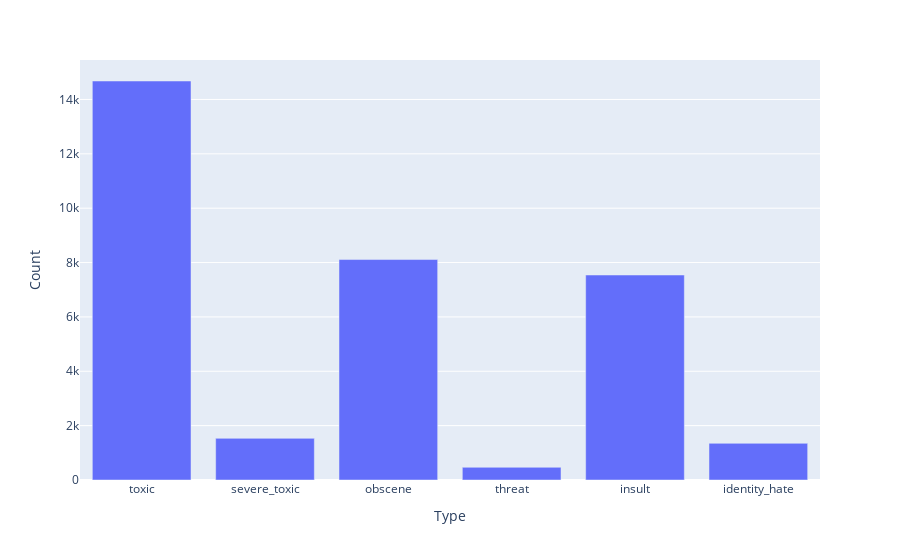

Source (notebook cell):
### Code cell
#now we are depecting the number of mesages which are of each type using bar graph
bar_c = pd.DataFrame(train_df[lable_cols].sum()).reset_index()
bar_c.columns = ['Type','Count']
fig = pe.bar(bar_c, x='Type', y='Count')
fig.show()

### Figure 1 — Plotly figure (JSON) as saved in the notebook; plotly's stock layout.template omitted (floating-point values rounded to 4 significant figures)
{"data": [{"alignmentgroup": "True", "hovertemplate": "Type=%{x}<br>Count=%{y}<extra></extra>", "legendgroup": "", "marker": {"color": "#636efa"}, "name": "", "offsetgroup": "", "orientation": "v", "showlegend": false, "textposition": "auto", "type": "bar", "x": ["toxic", "severe_toxic", "obscene", "threat", "insult", "identity_hate"], "xaxis": "x", "y": [14680, 1532, 8111, 467, 7542, 1349], "yaxis": "y"}], "layout": {"barmode": "relative", "legend": {"tracegroupgap": 0}, "margin": {"t": 60}, "xaxis": {"anchor": "y", "domain": [0, 1], "title": {"text": "Type"}}, "yaxis": {"anchor": "x", "domain": [0, 1], "title": {"text": "Count"}}}}
